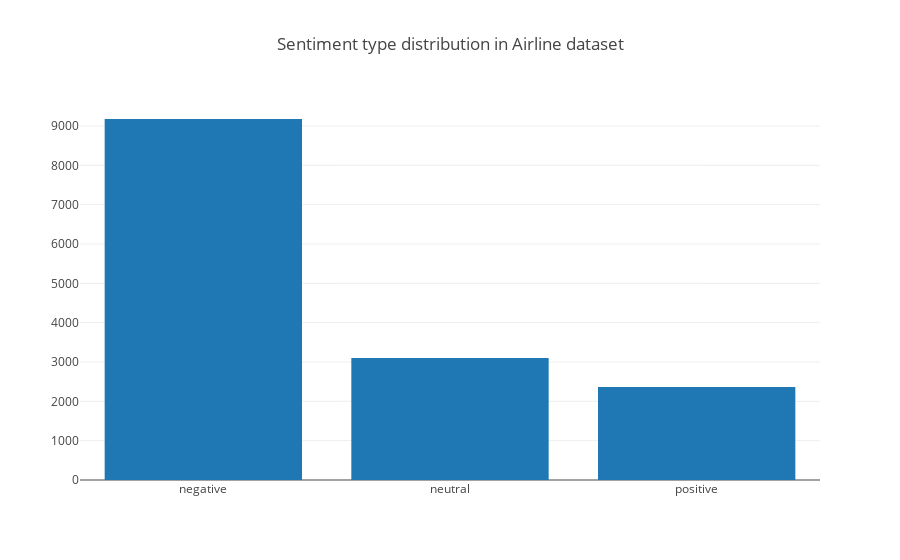

The notebook cell this image was saved under:
### Code cell
%matplotlib inline

df = raw_data.airline_sentiment
neg = len(df[raw_data["airline_sentiment"] == "negative"])
pos = len(df[raw_data["airline_sentiment"] == "positive"])
neu = len(df[raw_data["airline_sentiment"] == "neutral"])
dist = [
    graph_objs.Bar(
        x=["negative","neutral","positive"],
        y=[neg, neu, pos],
)]
plotly.offline.iplot({"data":dist, "layout":graph_objs.Layout(title="Sentiment type distribution in Airline dataset")})

### Figure 1 — Plotly figure (JSON) as saved in the notebook; plotly's stock layout.template omitted (floating-point values rounded to 4 significant figures)
{"data": [{"type": "bar", "x": ["negative", "neutral", "positive"], "y": [9178, 3099, 2363]}], "layout": {"title": "Sentiment type distribution in Airline dataset"}}
